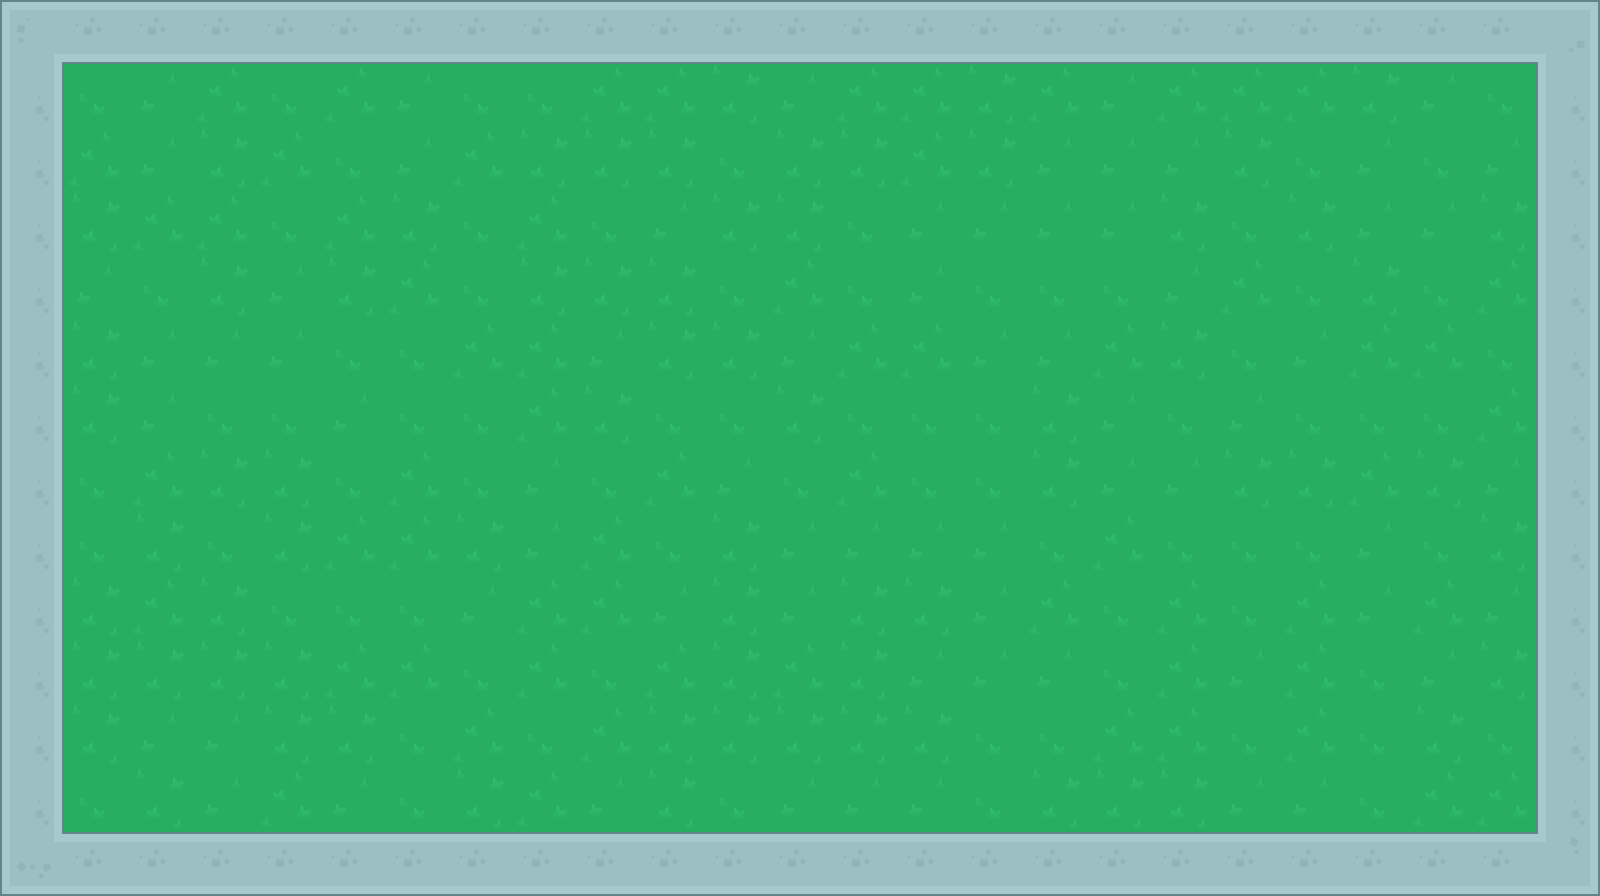

The image is a tile-based game level rendered from a .tmx file. Its description and source (layers, tilesets, objects; grid data summarised) follow:
An orthogonal 25x14 tile map with 64x64 px tiles, 10 tile layers (Grass, Floors, Doors, Player, ...).

<map version="1.0" tiledversion="1.1.5" orientation="orthogonal" renderorder="right-down" width="25" height="14" tilewidth="64" tileheight="64" infinite="0" nextobjectid="1">
 <tileset firstgid="1" name="tilesheet_complete" tilewidth="64" tileheight="64" tilecount="540" columns="27">
  <image source="tilesets/tilesheet_complete.png" width="1728" height="1280" />
 </tileset>
 <layer name="Grass" width="25" height="14">
  <data>[350 cells, 350 non-empty, 4 distinct tile ids]</data>
 </layer>
 <layer name="Floors" width="25" height="14">
  <data>[350 cells, 0 non-empty, 0 distinct tile ids]</data>
 </layer>
 <layer name="Doors" width="25" height="14">
  <data>[350 cells, 0 non-empty, 0 distinct tile ids]</data>
 </layer>
 <layer name="Player" width="25" height="14">
  <data>[350 cells, 0 non-empty, 0 distinct tile ids]</data>
 </layer>
 <layer name="EnemiesStationary" width="25" height="14">
  <data>[350 cells, 0 non-empty, 0 distinct tile ids]</data>
 </layer>
 <layer name="EnemiesVertical" width="25" height="14">
  <data>[350 cells, 0 non-empty, 0 distinct tile ids]</data>
 </layer>
 <layer name="EnemiesHorizontal" width="25" height="14">
  <data>[350 cells, 0 non-empty, 0 distinct tile ids]</data>
 </layer>
 <layer name="Pistols" width="25" height="14">
  <data>[350 cells, 0 non-empty, 0 distinct tile ids]</data>
 </layer>
 <layer name="MachineGuns" width="25" height="14">
  <data>[350 cells, 0 non-empty, 0 distinct tile ids]</data>
 </layer>
 <layer name="Walls" width="25" height="14">
  <data>[350 cells, 74 non-empty, 6 distinct tile ids]</data>
 </layer>
</map>
